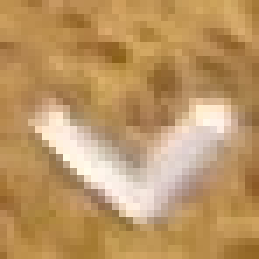
#> input picture template/DJI_0000_set2 (111).JPG, 37 x 37 px, given as the content of the folder dataset/, which was not available (shown 7 times larger)
$ python localization.py   (older library calls are emulated)
#> lines starting #> are read from the running program, lines starting #| are printed output that depends on the picture; pictures that were not available may be replaced by others from this repository, and a replacement may not be noted
# code for image segmentation and detection
#by tamilselvan
#02,July 2018

#importing necessary libraries.
import cv2
import numpy as np
import os
import time
from PIL import Image
from matplotlib import pyplot as plt
import csv

#for writing into csv file.
f = open('Sample-Output.csv','w')
f.write('FileName,GCPLocation\n')

i=0
flag=0
count=1
# [46 lines left out: functions blurring, save, extreme, not called in this run]

#declaring the paths
path = 'dataset/'
template_path= 'template/'
path_to_chucks = 'chucks/'
path_to_save= 'GCP_marked/'
files = os.listdir(path)
templates=os.listdir(template_path)
#looping across every images in the file.
for file in files:
    img_rgb= cv2.imread(path+file)
#> img_rgb is the input picture: shape (37, 37, 3); mean B, G, R 101.1, 150.2, 188.4
    height,width,_=img_rgb.shape
#> height = 37; width = 37
    counter=0
    pt_prev=(0,0)
    c=0
    f.write(file+',[')
    #looping across the every possible templates
    for temp  in templates:
        start = time.time()
        template = cv2.imread(template_path+temp,0)
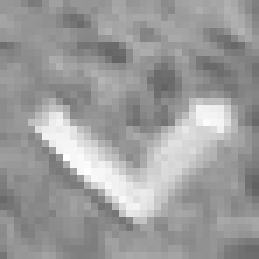
#> template: shape (37, 37) (shown 7 times larger); min 98, max 255, mean 156.1
        img_gray = cv2.cvtColor(img_rgb, cv2.COLOR_BGR2GRAY)
        w, h = template.shape[::-1]
#> w = 37; h = 37
        res = cv2.matchTemplate(img_gray,template,cv2.TM_CCOEFF_NORMED)
#> res = [1]
        threshold = 0.8
        loc = np.where( res >= threshold)
#> loc = ([0], [0])
        #loc will have the points which has matching templates
        for pt in zip(*loc[::-1]):
            #to remove away chucks that are close to each other and to avoid repeation
           if(pt[0]-pt_prev[0])>=10 and (pt[1]-pt_prev[1])>=10:
              chuck= img_rgb[pt[1]:(pt[1] + h), pt[0]:(pt[0] + w)]
              # to use bilaterial filtering to smoothening the chuck
              chuck= cv2.bilateralFilter(chuck,10,75,75)
              chuck_gray =cv2.cvtColor(chuck, cv2.COLOR_BGR2GRAY)
              chuck_bw = cv2.threshold(chuck_gray, 190, 255, cv2.THRESH_BINARY)[1]
              #to remove complete black image and to remove very small chucks
              if cv2.countNonZero(chuck_bw) == 0 or (chuck_bw.shape[0]<=26 and chuck_bw.shape[1]<=26):
                  continue
              else:
                  flag=0
                  #to normalize black and white image and to smoothen image by gaussian filter
                  cv2.normalize(chuck_bw, chuck_bw, 0, 255, cv2.NORM_MINMAX)
                  blur = cv2.GaussianBlur(chuck_bw,(5,5),0)
                  smooth = cv2.addWeighted(blur,1.5,chuck_bw,-0.5,0)
                  #to find the contours in the chucks
                  chuck_bw, contours, hierarchy = cv2.findContours(smooth, cv2.RETR_TREE, cv2.CHAIN_APPROX_SIMPLE)
                  cnt = contours[0]
                  contours=None
                  M = cv2.moments(cnt)
                  cx = int(M['m10']/M['m00'])
                  cy = int(M['m01']/M['m00'])
                  hull = cv2.convexHull(cnt,returnPoints = False)
                  defects = cv2.convexityDefects(cnt,hull)
                  #to find the area of the contours so that it will remove  false positives
                  area = cv2.contourArea(cnt)
                  #if the area of image is more than or less than the desired area it is set to further blurring operations
                  if int(area)<=100 or int(area)>=1000 :
                    flag=blurring(flag,file,chuck_gray,chuck)

                  else:
                  #if found that image is of desired area, it given into a function where GCP is calculated
                    flag=save(flag,file,chuck,cx,cy,cnt,defects)

                  #it marks the chucks on the raw image
                  cv2.rectangle(img_rgb, pt, (pt[0] + w, pt[1] + h), (0,0,255), 2)
              pt_prev=pt
              f.write('['+str(pt[0])+','+str(pt[1])+'],')
              c=c+1
#> this loop made 1 pass
#> pt on pass 1: (0, 0)
#> after the loop, c = 0; flag = 0; pt_prev = (0, 0)
#> (the run stopped early here; a loop or call above may not have finished)

$ run again, on template/DJI_0086 - Copy (2).JPG
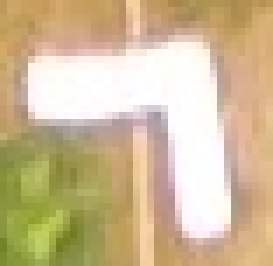
#> input picture template/DJI_0086 - Copy (2).JPG, 39 x 38 px, given as the content of the folder dataset/, which was not available (shown 7 times larger)
#> img_rgb is the input picture: shape (38, 39, 3); mean B, G, R 150.1, 187.1, 206.9
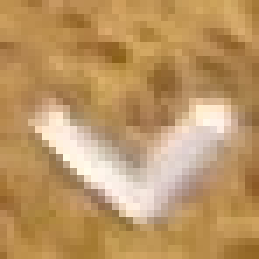
#> input picture template/DJI_0000_set2 (111).JPG, 37 x 37 px (shown 7 times larger)
#> `img_gray = cv2.cvtColor(img_rgb, cv2.COLOR_BGR2GRAY)`:
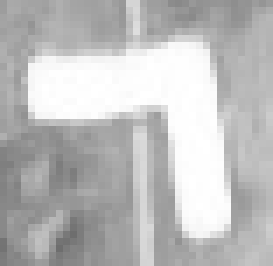
#> img_gray: shape (38, 39) (shown 7 times larger); min 110, max 255, mean 188.8
#> res = [[0.0402, 0.0513, 0.0592], [0.0119, 0.0216, 0.0314]]
#> loc = (empty array, empty array)
#> after the loop `for pt in zip(*loc[::-1]):`: c = 0; pt_prev = (0, 0)
